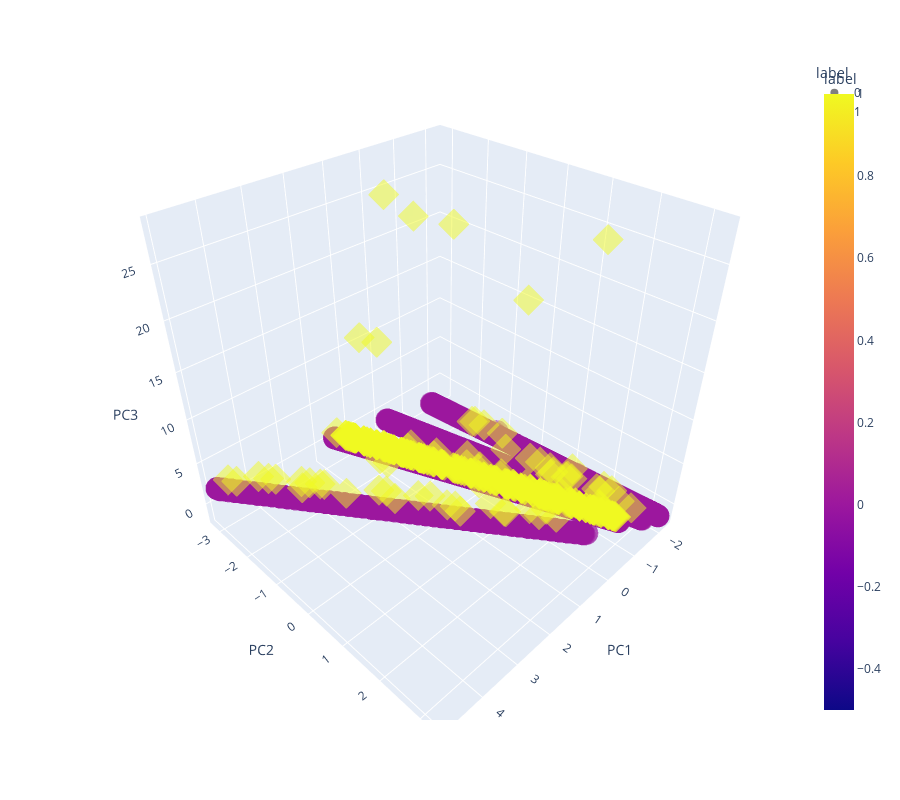

This figure's notebook cell:
### Code cell
fig = px.scatter_3d(
    svd_test_df, x='PC1', y='PC2', z='PC3', color='label',symbol='label', opacity=0.5, size_max=10,height=800,
)
fig.show()

### Figure 1 — Plotly figure (JSON) as saved in the notebook; plotly's stock layout.template omitted (floating-point values rounded to 4 significant figures; data arrays with more than 128 entries replaced by an {"elided": "..."} marker saying what was removed)
{"data": [{"hovertemplate": "label=%{marker.color}<br>PC1=%{x}<br>PC2=%{y}<br>PC3=%{z}<extra></extra>", "legendgroup": "0", "marker": {"color": {"elided": "7053 int values"}, "coloraxis": "coloraxis", "opacity": 0.5, "symbol": "circle"}, "mode": "markers", "name": "0", "scene": "scene", "showlegend": true, "type": "scatter3d", "x": {"elided": "7053 float values"}, "y": {"elided": "7053 float values"}, "z": {"elided": "7053 float values"}}, {"hovertemplate": "label=%{marker.color}<br>PC1=%{x}<br>PC2=%{y}<br>PC3=%{z}<extra></extra>", "legendgroup": "1", "marker": {"color": {"elided": "336 int values"}, "coloraxis": "coloraxis", "opacity": 0.5, "symbol": "diamond"}, "mode": "markers", "name": "1", "scene": "scene", "showlegend": true, "type": "scatter3d", "x": {"elided": "336 float values"}, "y": {"elided": "336 float values"}, "z": {"elided": "336 float values"}}], "layout": {"coloraxis": {"colorbar": {"title": {"text": "label"}}, "colorscale": [[0, "#0d0887"], [0.1111, "#46039f"], [0.2222, "#7201a8"], [0.3333, "#9c179e"], [0.4444, "#bd3786"], [0.5556, "#d8576b"], [0.6667, "#ed7953"], [0.7778, "#fb9f3a"], [0.8889, "#fdca26"], [1, "#f0f921"]]}, "height": 800, "legend": {"title": {"text": "label"}, "tracegroupgap": 0}, "margin": {"t": 60}, "scene": {"domain": {"x": [0, 1], "y": [0, 1]}, "xaxis": {"title": {"text": "PC1"}}, "yaxis": {"title": {"text": "PC2"}}, "zaxis": {"title": {"text": "PC3"}}}}}
